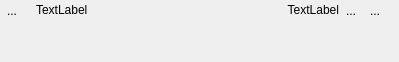
<?xml version="1.0" encoding="UTF-8"?>
<ui version="4.0">
 <class>MessageItemView</class>
 <widget class="QWidget" name="MessageItemView">
  <property name="geometry">
   <rect>
    <x>0</x>
    <y>0</y>
    <width>399</width>
    <height>62</height>
   </rect>
  </property>
  <property name="sizePolicy">
   <sizepolicy hsizetype="Preferred" vsizetype="Fixed">
    <horstretch>0</horstretch>
    <verstretch>0</verstretch>
   </sizepolicy>
  </property>
  <property name="focusPolicy">
   <enum>Qt::ClickFocus</enum>
  </property>
  <property name="windowTitle">
   <string>Form</string>
  </property>
  <layout class="QHBoxLayout" name="horizontalLayout_2">
   <property name="spacing">
    <number>0</number>
   </property>
   <property name="leftMargin">
    <number>0</number>
   </property>
   <property name="topMargin">
    <number>0</number>
   </property>
   <property name="rightMargin">
    <number>0</number>
   </property>
   <property name="bottomMargin">
    <number>0</number>
   </property>
   <item>
    <layout class="QVBoxLayout" name="verticalLayout_3">
     <item>
      <widget class="QToolButton" name="toolButton_2">
       <property name="focusPolicy">
        <enum>Qt::NoFocus</enum>
       </property>
       <property name="text">
        <string>...</string>
       </property>
       <property name="icon">
        <iconset resource="rcc.qrc">
         <normaloff>:/icons/icon_avatar_40.png</normaloff>:/icons/icon_avatar_40.png</iconset>
       </property>
       <property name="iconSize">
        <size>
         <width>26</width>
         <height>26</height>
        </size>
       </property>
       <property name="autoRaise">
        <bool>true</bool>
       </property>
      </widget>
     </item>
     <item>
      <spacer name="verticalSpacer">
       <property name="orientation">
        <enum>Qt::Vertical</enum>
       </property>
       <property name="sizeHint" stdset="0">
        <size>
         <width>36</width>
         <height>10</height>
        </size>
       </property>
      </spacer>
     </item>
    </layout>
   </item>
   <item>
    <layout class="QVBoxLayout" name="verticalLayout">
     <item>
      <layout class="QHBoxLayout" name="horizontalLayout">
       <item>
        <widget class="QLabel" name="LabelUserName4MessageItem">
         <property name="font">
          <font>
           <weight>50</weight>
           <bold>false</bold>
          </font>
         </property>
         <property name="text">
          <string>TextLabel</string>
         </property>
         <property name="textInteractionFlags">
          <set>Qt::LinksAccessibleByKeyboard|Qt::LinksAccessibleByMouse|Qt::TextBrowserInteraction|Qt::TextSelectableByKeyboard|Qt::TextSelectableByMouse</set>
         </property>
        </widget>
       </item>
       <item>
        <spacer name="horizontalSpacer">
         <property name="orientation">
          <enum>Qt::Horizontal</enum>
         </property>
         <property name="sizeHint" stdset="0">
          <size>
           <width>10</width>
           <height>20</height>
          </size>
         </property>
        </spacer>
       </item>
       <item>
        <widget class="QLabel" name="LabelMsgTime">
         <property name="text">
          <string>TextLabel</string>
         </property>
         <property name="alignment">
          <set>Qt::AlignRight|Qt::AlignTrailing|Qt::AlignVCenter</set>
         </property>
         <property name="textInteractionFlags">
          <set>Qt::LinksAccessibleByKeyboard|Qt::LinksAccessibleByMouse|Qt::TextBrowserInteraction|Qt::TextSelectableByKeyboard|Qt::TextSelectableByMouse</set>
         </property>
        </widget>
       </item>
       <item>
        <widget class="QToolButton" name="toolButton">
         <property name="focusPolicy">
          <enum>Qt::NoFocus</enum>
         </property>
         <property name="text">
          <string>...</string>
         </property>
         <property name="autoRaise">
          <bool>true</bool>
         </property>
        </widget>
       </item>
      </layout>
     </item>
     <item>
      <widget class="QLabel" name="label_5">
       <property name="sizePolicy">
        <sizepolicy hsizetype="Expanding" vsizetype="Preferred">
         <horstretch>0</horstretch>
         <verstretch>0</verstretch>
        </sizepolicy>
       </property>
       <property name="contextMenuPolicy">
        <enum>Qt::DefaultContextMenu</enum>
       </property>
       <property name="text">
        <string/>
       </property>
       <property name="wordWrap">
        <bool>true</bool>
       </property>
       <property name="openExternalLinks">
        <bool>true</bool>
       </property>
       <property name="textInteractionFlags">
        <set>Qt::LinksAccessibleByKeyboard|Qt::LinksAccessibleByMouse|Qt::TextBrowserInteraction|Qt::TextSelectableByKeyboard|Qt::TextSelectableByMouse</set>
       </property>
      </widget>
     </item>
    </layout>
   </item>
   <item>
    <layout class="QVBoxLayout" name="verticalLayout_2">
     <item>
      <widget class="QToolButton" name="toolButton_3">
       <property name="focusPolicy">
        <enum>Qt::NoFocus</enum>
       </property>
       <property name="text">
        <string>...</string>
       </property>
       <property name="icon">
        <iconset resource="rcc.qrc">
         <normaloff>:/icons/icon_avatar_40.png</normaloff>:/icons/icon_avatar_40.png</iconset>
       </property>
       <property name="iconSize">
        <size>
         <width>28</width>
         <height>28</height>
        </size>
       </property>
       <property name="autoRaise">
        <bool>true</bool>
       </property>
      </widget>
     </item>
     <item>
      <spacer name="verticalSpacer_2">
       <property name="orientation">
        <enum>Qt::Vertical</enum>
       </property>
       <property name="sizeHint" stdset="0">
        <size>
         <width>36</width>
         <height>10</height>
        </size>
       </property>
      </spacer>
     </item>
    </layout>
   </item>
  </layout>
 </widget>
 <resources>
  <include location="rcc.qrc"/>
 </resources>
 <connections/>
</ui>
